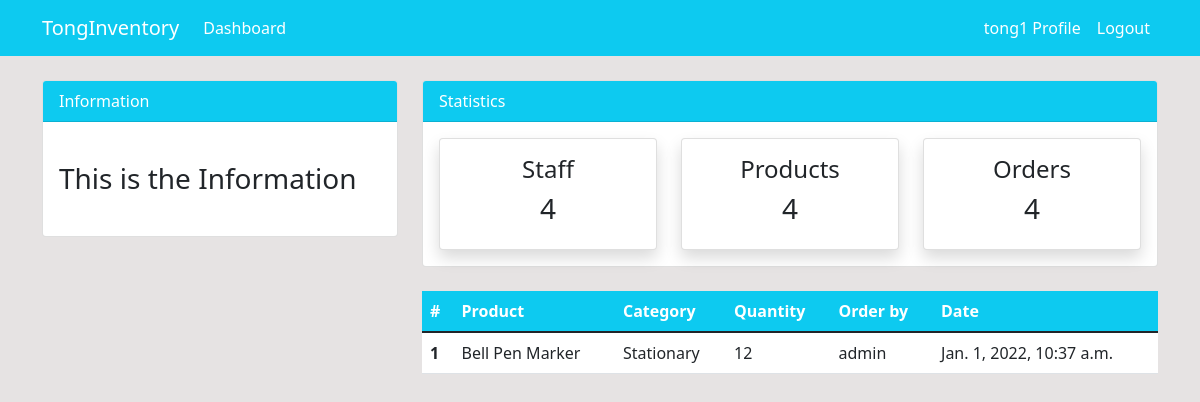
Page /order/ (signed in) on the earlier database version.
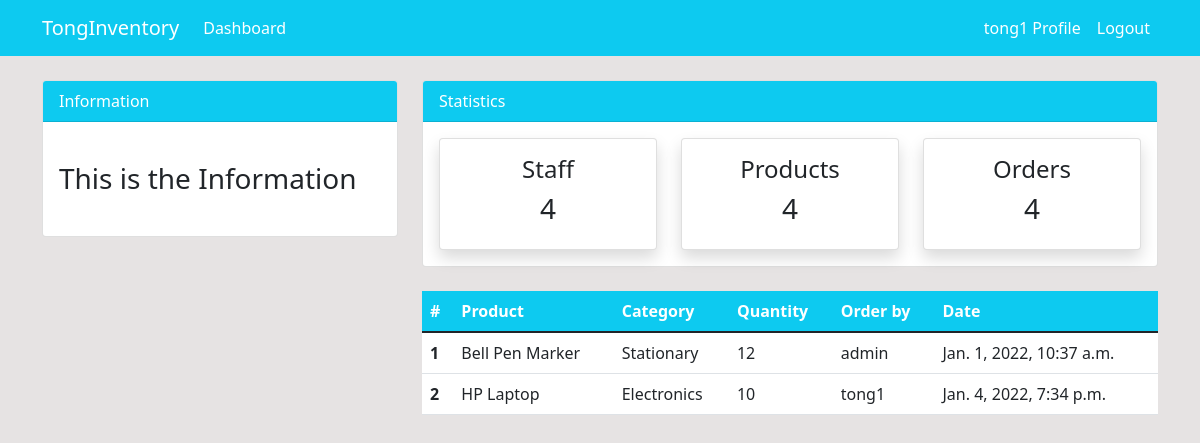
Same page on the later database version.
### dashboard/models.py (models this page shows, shortened)
class Order(models.Model):
    product = models.ForeignKey(Product, on_delete=models.CASCADE, null=True)
    staff = models.ForeignKey(User, models.CASCADE, null=True)
    order_quantity = models.PositiveBigIntegerField(null=True)
    date = models.DateTimeField(auto_now_add=True)
    class Meta:
        verbose_name_plural = 'Order'

class Product(models.Model):
    name = models.CharField(max_length=100,null=True)
    category = models.CharField(max_length=20,choices=CATEGORY,null=True)
    quantity = models.PositiveBigIntegerField(null=True)
    class Meta:
        verbose_name_plural = 'Product'

### dashboard/views.py (the view)
# urls.py: path('order/',views.order,name='dashboard-order'),
@login_required
def order(request):
    orders = Order.objects.all()
    context = {
        'orders':orders
    }
    return render(request, 'dashboard/order.html',context)

### templates/dashboard/order.html (shortened to what this page needs)
{% extends 'partials/base.html' %}
{% block content %}
{% include 'partials/topnav.html' %}
    <div class="container">
        <div class="row my-4">
            <div class="col-md-4">
            </div>
            <div class="col-md-8">
                <table class="table bg-white">
                    <thead class="bg-info">
                        <tr class="text-white">
                            <th scope="col">#</th>
                            <th scope="col">Product</th>
                            <th scope="col">Category</th>
                            <th scope="col">Quantity</th>
                            <th scope="col">Order by</th>
                            <th scope="col">Date</th>
                        </tr>
                    </thead>
                    <tbody>
                        {% for order in orders %}
                        <tr>
                            <th scope="row">{{ forloop.counter }}</th>
                            <td>{{ order.product.name }}</td>
                            <td>{{ order.product.category }}</td>
                            <td>{{ order.order_quantity }}</td>
                            <td>
                                {{ order.staff.username }}
                            </td>
                            <td>{{ order.date }}</td>
                        </tr>
                        {% endfor %}
                    </tbody>
                </table>
            </div>
        </div>
    </div>
{% endblock %}

Differences in the rows shown:
added Order: product.name "HP Laptop", product.category "Electronics", order_quantity "10", staff.username "tong1", date "Jan. 4, 2022, 7:34 p.m."
